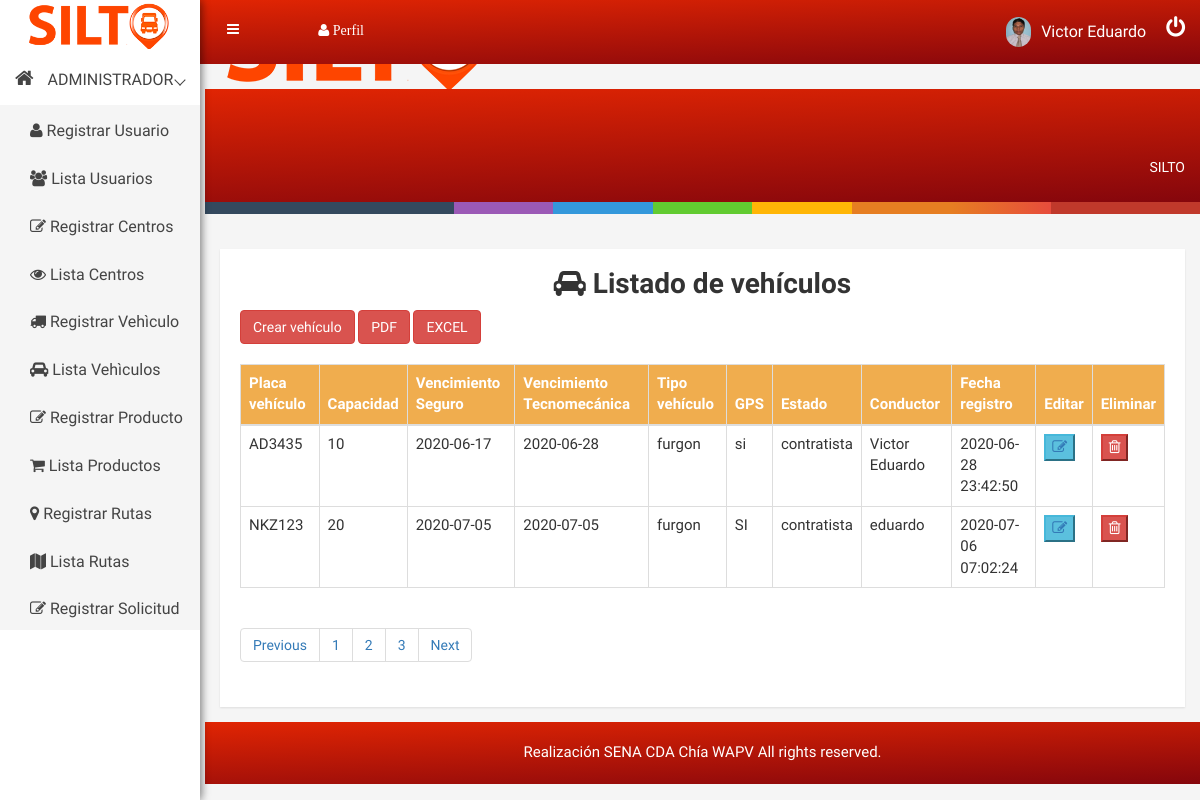
Screenshot of /vehiculo (signed in) with the database file from the repository.
### tables this page shows
CREATE TABLE `vehiculo` (
  `placa` varchar(6) NOT NULL COMMENT 'Placa de vehiculo',
  `capacidad` varchar(15) NOT NULL COMMENT 'Capacidad de cargue vehiculo',
  `seguro` date NOT NULL COMMENT 'Seguro de vehiculo',
  `tecnomecanica` date NOT NULL COMMENT 'Tecnomecanica vehiculo',
  `tipo_vehiculo` varchar(11) NOT NULL COMMENT 'Tipo de vehiculo de carga.',
  `gps` varchar(2) NOT NULL COMMENT 'GPS de vehiculo',
  `estado` varchar(11) NOT NULL COMMENT 'Estao de vehiculo en la empresa propiedad o contratista.',
  `identificacion` bigint(20) NOT NULL COMMENT 'Nombre de conductor.',
  `fecha_registro` timestamp NOT NULL DEFAULT current_timestamp() COMMENT 'Fecha del registro'
);

CREATE TABLE `usuario` (
  `identificacion` bigint(12) NOT NULL COMMENT 'Identificacion de user',
  `nombre` varchar(20) NOT NULL COMMENT 'Nombre de usuario',
  `apellido` varchar(22) NOT NULL COMMENT 'Apellido  de usuario',
  `email` varchar(38) NOT NULL COMMENT 'Email usuario',
  `telefono` varchar(14) NOT NULL COMMENT 'Numero de celular',
  `whatsapp` varchar(2) NOT NULL COMMENT 'Whatsapp',
  `cargo` varchar(13) NOT NULL COMMENT 'Rol de usuario',
  `estado` varchar(9) NOT NULL COMMENT 'Estado del Usuario',
  `fecha_ingreso` date NOT NULL DEFAULT current_timestamp() COMMENT 'Fecha de ingreso usuario.',
  `foto` varchar(300) NOT NULL COMMENT 'Foto de usuario',
  `pass` varchar(255) NOT NULL COMMENT 'Clave de email.'
);

### libs/view.php (called while the page is built, shortened)
<?php
class View{
    function render($nombre){
        require 'views/' . $nombre . '.php';
    }
}
?>

### controllers/vehiculo.php (called while the page is built, shortened)
<?php
    class Vehiculo extends Controller{
        function __construct(){
            $this->view->mensaje="";
        }
        function render(){
            $vehiculos = $this->view->datos = $this->model->read();
        $this->view->vehiculos = $vehiculos;
            $this->view->render('admin/listavehiculo');
        }
    }
?>

### index.php (called while the page is built, shortened)
<?php
    require 'libs/database.php';
    require 'libs/view.php';
    $app = new App();
?>

### models/vehiculomodel.php (called while the page is built, shortened)
<?php
    include_once('models/vehiculo.php');
    class VehiculoModel extends Model{
        public function read(){
            $items = [];
            try{
                $query = $this->db->connect()->query('SELECT  veh.placa, veh.capacidad, veh.seguro, veh.tecnomecanica,
                veh.tipo_vehiculo,   veh.gps,  veh.fecha_registro as registro, usu.nombre as nombreconductor, veh.estado
                FROM vehiculo as veh
                INNER JOIN usuario as usu on usu.identificacion=veh.identificacion
                ');
                while($row = $query->fetch()){
                    $item = new vehiculoDAO();
                    $item->placa           = $row['placa'];
                    $item->capacidad       = $row['capacidad'];
                    $item->seguro          = $row['seguro'];
                    $item->tecnomecanica   = $row['tecnomecanica'];
                    $item->tipo_vehiculo   = $row['tipo_vehiculo'];
                    $item->gps             = $row['gps'];
                    $item->estado          = $row['estado'];
                    $item->identificacion  = $row['nombreconductor'];
                    $item->fecha_registro  = $row['registro'];
                    array_push($items, $item);
                }
                return $items;
            }catch(PDOException $e){
            if(constant("DEBUG")){
                echo $e->getMessage();
            }
                return [];
            }
        }
    }
?>

### libs/database.php (called while the page is built)
<?php
class Database{
    private $host;
    private $db;
    private $user;
    private $password;
    private $charset;
    public function __construct(){
        $this->host     = constant('HOST');
        $this->db       = constant('DB');
        $this->user     = constant('USER');
        $this->password = constant('PASSWORD');
        $this->charset  = constant('CHARSET');
    }
    function connect(){
        try{
            $connection = "mysql:host=" . $this->host . ";dbname=" . $this->db . ";charset=" . $this->charset;
            $options = [
                PDO::ATTR_ERRMODE            => PDO::ERRMODE_EXCEPTION,
                PDO::ATTR_EMULATE_PREPARES   => false,
            ];
            $pdo = new PDO($connection, $this->user, $this->password, $options);
            return $pdo;
        }catch(PDOException $e){
            print_r('Error connection: ' . $e->getMessage());
        }
    }
}
?>

### views/admin/listavehiculo.php (the view, shortened to what this page needs)
<!DOCTYPE html>
<html lang="es">
<head>
<?php require 'views/head.php'; ?>
</head>
<body>
    <?php require 'views/header.php'; ?>
    <div class="product-status mg-tb-15">
            <div class="container-fluid">
                <div class="row">
                    <div class="col-lg-12 col-md-12 col-sm-12 col-xs-12">
                        <div class="product-status-wrap">
                            <div id="main" class="container-fluid">
                                <h1 class="text-center"><i class="fa fa-car" aria-hidden="true"></i> Listado de vehículos</h1>
                                <div class="row">
                                    <button type="button" class="btn btn-danger" onClick='window.location.assign("<?php echo constant('URL'); ?>/vehiculo/crear")'>Crear vehículo</button>
                                    <button type="button" class="btn btn-danger" onClick='window.location.assign("<?php echo constant('URL'); ?>public/pdf/vehiculo.php")'>PDF</button>
                                    <button type="button" class="btn btn-danger" onClick='window.location.assign("<?php echo constant('URL'); ?>public/excel/functions/vehiculo/createExcel.php")'>EXCEL</button>
                                </div><br>
                                <div class="row">
                                <table id="tabla" class="table table-hover table table-bordered">
                                    <thead class="thead-dark">
                                        <tr class="text-center btn-warning">
                                            <th  scope="col">Placa vehículo</th>
                                            <th  scope="col">Capacidad</th>
                                            <th  scope="col">Vencimiento Seguro </th>
                                            <th  scope="col">Vencimiento Tecnomecánica</th>
                                            <th  scope="col">Tipo vehículo</th>
                                            <th  scope="col">GPS</th>
                                            <th  scope="col">Estado</th>
                                            <th  scope="col">Conductor</th>
                                            <th  scope="col">Fecha registro</th>
                                            <th  scope="col">Editar</th>
                                            <th  scope="col">Eliminar</th>
                                        </tr>
                                    </thead>
                                    <tbody id="tbody-data">
                                <?php
                                    include_once 'models/vehiculo.php';
                                    if(count($this->vehiculos)>0){
                                        foreach ($this->vehiculos as $row) {
                                            $vehiculo = $row;
                                ?>
                                            <tr id="fila-<?php echo $vehiculo->placa; ?>">
                                                <td><?php echo $vehiculo->placa; ?></td>
                                                <td><?php echo $vehiculo->capacidad;?></td>
                                                <td><?php echo $vehiculo->seguro;?></td>
                                                <td><?php echo $vehiculo->tecnomecanica; ?></td>
                                                <td><?php echo $vehiculo->tipo_vehiculo;?></td>
                                                <td><?php echo $vehiculo->gps;?></td>
                                                <td><?php echo $vehiculo->estado;?></td>
                                                <td><?php echo $vehiculo->identificacion;?></td>
                                                <td><?php echo $vehiculo->fecha_registro;?></td>
                                                <td><button class="btn-info"><a href="<?php echo constant('URL') . 'vehiculo/leer/' . $vehiculo->placa; ?>"><i class="fa fa-pencil-square-o" aria-hidden="true"></i></a></button></td>
                                                <td><button class="bEliminar btn-danger" data-url="<?php echo constant('URL');?>" data-controlador="vehiculo" data-accion="eliminar" data-id="<?php echo $vehiculo->placa; ?>"><i class="fa fa-trash-o" aria-hidden="true"></button></td>
                                            </tr>
                                <?php
                                        }
                                    }else{
                                ?>
                                    <tr><td colspan="10" class="text-center">NO HAY VEHICULOS REGISTRADOS</td></tr>
                                <?php
                                    }
                                ?>
                                    </tbody>
                                </table>
                                <div class="custom-pagination">
                                    <nav aria-label="Page navigation example">
                                        <ul class="pagination">
                                            <li class="page-item"><a class="page-link" href="#">Previous</a></li>
                                            <li class="page-item"><a class="page-link" href="#">1</a></li>
                                            <li class="page-item"><a class="page-link" href="#">2</a></li>
                                            <li class="page-item"><a class="page-link" href="#">3</a></li>
                                            <li class="page-item"><a class="page-link" href="#">Next</a></li>
                                        </ul>
                                    </nav>
                                </div>
                            </div>
                            </div>
                        </div>
                    </div>
                </div>
            </div>
        </div>
    <?php require 'views/footer.php'; ?>
</body>
</html>

### public/css/main.css (style rules this page uses)
html { color: #222; font-size: 1em; line-height: 1.4; }

### public/css/style.css (style rules this page uses)
html, body { height: 100%; font-family: 'Play', sans-serif;font-weight:400;background:#f5f5f5; }
h1, h2, h3, h4, h5, h6 { margin: 0 0 10px; font-weight:700; }
a { transition: all 0.3s ease 0s;text-decoration:none; }
a:visited, a:link, a:active { text-decoration: none; }
ul { list-style: outside none none; margin: 0; padding: 0 }
.mg-tb-15 { margin:15px 0px; }
.product-sales-chart, .analytics-info-cs, .tranffic-als-inner, .analytics-rounded, .single-new-trend, .personal-info-wrap, .author-widgets-single, .calender-inner, .product-status-wrap, .review-tab-pro-inner, .income-dashone-total, .analytics-adminpro-wrap, .analytics-sparkle-line, .analysis-progrebar, .sparkline8-list, .sparkline9-list, .sparkline7-list, .sparkline10-list, .sparkline12-list, .sparkline13-list, .sparkline14-list, .sparkline13-list, .sparkline11-list, .x-editable-list, .code-editor-single, .blog-details-inner, .charts-single-pro, .about-sparkline, .sparkline-list, .button-ad-wrap, .tab-content-details, .sparkline16-list, .sparkline15-list, .tinymce-single { padding:20px; background:#fff; -webkit-box-shadow: 0px 1px 2px 0px rgba(0, 0, 0, 0.1); box-shadow: 0px 1px 2px 0px rgba(0, 0, 0, 0.1); }
.product-status-wrap table { width: 100%; }
.product-status-wrap table th { padding: 20px 5px; vertical-align: top; border-top: 1px solid #e9ecef; }
.product-status-wrap table th { vertical-align: bottom; border-bottom: 2px solid #e9ecef; }
.product-status-wrap th, .product-status-wrap td { padding: 10px; text-align: left; font-size: 15px; }
.product-status-wrap table td { padding: 9px 7px; border-top: 1px solid #e9ecef; }

### rows the page displays
vehiculo: placa "AD3435", capacidad "10", seguro "2020-06-17", tecnomecanica "2020-06-28", tipo_vehiculo "furgon", gps "si", estado "contratista", identificacion.nombre "Victor Eduardo", fecha_registro "2020-06-28 23:42:50"
vehiculo: placa "NKZ123", capacidad "20", seguro "2020-07-05", tecnomecanica "2020-07-05", tipo_vehiculo "furgon", gps "SI", estado "contratista", identificacion.nombre "eduardo", fecha_registro "2020-07-06 07:02:24"

### other values shown
$_SESSION['cargo'] "ADMINISTRADOR"
$_SESSION['nombre'] "Victor Eduardo"
